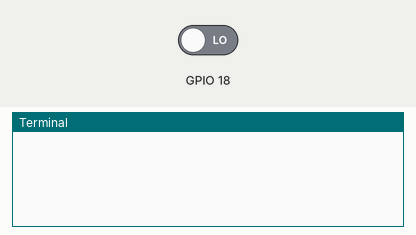
A program run on a simulated Raspberry Pi (BCM pin numbers). Shown: the last lines printed to the terminal. The test bench sets the inputs (shaded band); at power-on: GPIO 18 LOW.

Above: at 1.2 s.
1.3 s: GPIO 18 driven HIGH
At 2.5 s:
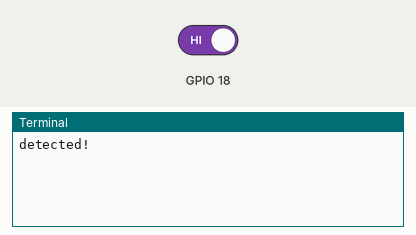
2.8 s: GPIO 18 driven LOW
At 3.8 s:
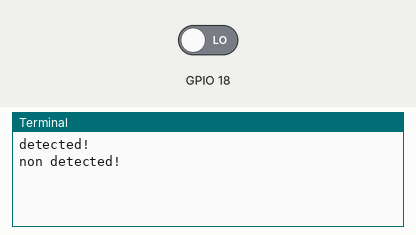

Measured:
- after the input at 1.3 s, the terminal: prints a new line at once (image 1)
- after the input at 2.8 s, the terminal: prints a new line at once (image 2)

The program:

sample_sensor.py
```python
import RPi.GPIO as GPIO
import time

### setup
GPIO.setmode(GPIO.BCM)
GPIO.setup(18, GPIO.IN) # GPIO 18 : human detect sensor
#GPIO.setup(6, GPIO.OUT) # GPIO 6: LED

# initialize
#if GPIO.input(18):
#  GPIO.output(6, 1)
#else:
#  GPIO.output(6, 0)

while True:
    GPIO.wait_for_edge(18, GPIO.BOTH)
    if GPIO.input(18):
        print "detected!"
    #    GPIO.output(6, 1)
    else:
        print "non detected!"
    #    GPIO.output(6, 0)

    time.sleep(1)

GPIO.cleanup()
```
